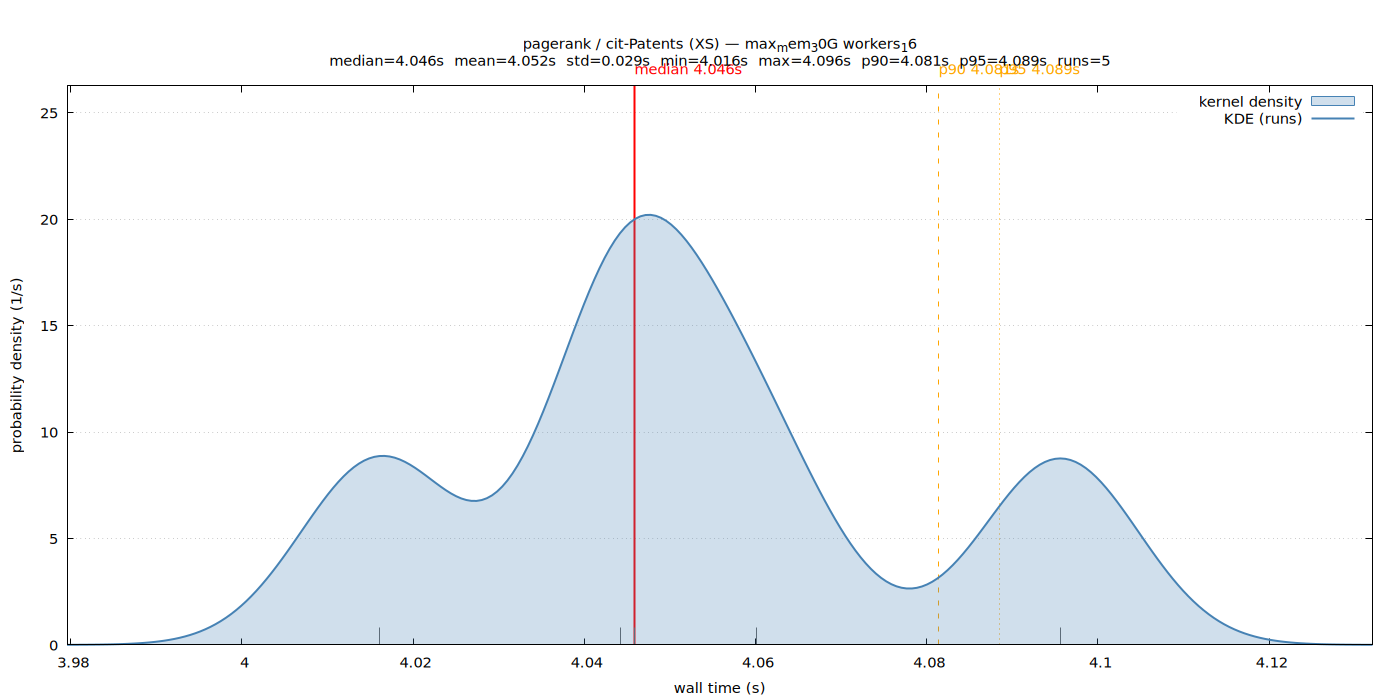

This chart was generated by the following gnuplot code:
set terminal pngcairo size 1400,700 enhanced font 'Sans,11'
set output '/home/ubuntu/nvm/gfrs/pagerank/XS/cit-Patents/max_mem_30G_workers_16/wall_time.png'
set title "pagerank / cit-Patents (XS) — max_mem_30G workers_16\nmedian=4.046s  mean=4.052s  std=0.029s  min=4.016s  max=4.096s  p90=4.081s  p95=4.089s  runs=5"
set xlabel 'wall time (s)'
set ylabel 'probability density (1/s)'
set tmargin 5
set yrange [0:26.2646]
set xrange [3.979579:4.132071]
set grid y
set key top right
set arrow from 4.045853,0 to 4.045853,26.2646 nohead lc rgb 'red' lw 2
set label 'median 4.046s' at 4.045853,26.2646 offset char 0,1 tc rgb 'red'
set arrow from 4.081407,0 to 4.081407,26.2646 nohead lc rgb 'orange' lw 1 dt 2
set label 'p90 4.081s' at 4.081407,26.2646 offset char 0,1 tc rgb 'orange'
set arrow from 4.088514,0 to 4.088514,26.2646 nohead lc rgb 'orange' lw 1 dt 3
set label 'p95 4.089s' at 4.088514,26.2646 offset char 0,1 tc rgb 'orange'
set arrow from 4.045853,0 to 4.045853,0.808141 nohead lc rgb '#666666' lw 1
set arrow from 4.016030,0 to 4.016030,0.808141 nohead lc rgb '#666666' lw 1
set arrow from 4.044194,0 to 4.044194,0.808141 nohead lc rgb '#666666' lw 1
set arrow from 4.060089,0 to 4.060089,0.808141 nohead lc rgb '#666666' lw 1
set arrow from 4.095620,0 to 4.095620,0.808141 nohead lc rgb '#666666' lw 1
plot '/home/ubuntu/nvm/gfrs/pagerank/XS/cit-Patents/max_mem_30G_workers_16/wall_time.dat' using 1:2 with filledcurves y=0 lc rgb '#4682b4' fs transparent solid 0.25 title 'kernel density', \
     '/home/ubuntu/nvm/gfrs/pagerank/XS/cit-Patents/max_mem_30G_workers_16/wall_time.dat' using 1:2 with lines lw 2 lc rgb '#4682b4' title 'KDE (runs)'
